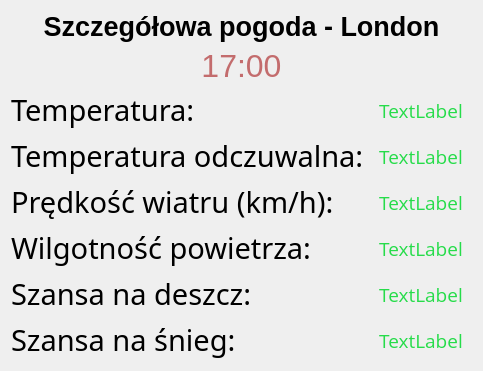
<?xml version="1.0" encoding="UTF-8"?>
<ui version="4.0">
 <class>DetailedWeatherDialog</class>
 <widget class="QDialog" name="DetailedWeatherDialog">
  <property name="geometry">
   <rect>
    <x>0</x>
    <y>0</y>
    <width>483</width>
    <height>365</height>
   </rect>
  </property>
  <property name="windowTitle">
   <string>Dialog</string>
  </property>
  <layout class="QVBoxLayout" name="verticalLayout">
   <item>
    <layout class="QVBoxLayout" name="verticalLayout_title">
     <item>
      <widget class="QLabel" name="label_title">
       <property name="maximumSize">
        <size>
         <width>16777215</width>
         <height>100</height>
        </size>
       </property>
       <property name="font">
        <font>
         <family>Segoe UI</family>
         <pointsize>20</pointsize>
         <bold>true</bold>
        </font>
       </property>
       <property name="text">
        <string>Szczegółowa pogoda - London</string>
       </property>
       <property name="alignment">
        <set>Qt::AlignCenter</set>
       </property>
      </widget>
     </item>
     <item>
      <widget class="QLabel" name="label_hour">
       <property name="maximumSize">
        <size>
         <width>16777215</width>
         <height>80</height>
        </size>
       </property>
       <property name="font">
        <font>
         <pointsize>24</pointsize>
        </font>
       </property>
       <property name="styleSheet">
        <string notr="true">QLabel{
	color: rgb(195, 108, 109);
}</string>
       </property>
       <property name="text">
        <string>17:00</string>
       </property>
       <property name="alignment">
        <set>Qt::AlignCenter</set>
       </property>
      </widget>
     </item>
     <item>
      <spacer name="verticalSpacer">
       <property name="orientation">
        <enum>Qt::Vertical</enum>
       </property>
       <property name="sizeType">
        <enum>QSizePolicy::Maximum</enum>
       </property>
       <property name="sizeHint" stdset="0">
        <size>
         <width>20</width>
         <height>15</height>
        </size>
       </property>
      </spacer>
     </item>
    </layout>
   </item>
   <item>
    <layout class="QFormLayout" name="formLayout_info">
     <item row="0" column="0">
      <widget class="QLabel" name="label_tempTitle">
       <property name="font">
        <font>
         <family>Calibri Light</family>
         <pointsize>22</pointsize>
        </font>
       </property>
       <property name="text">
        <string>Temperatura: </string>
       </property>
      </widget>
     </item>
     <item row="1" column="0">
      <widget class="QLabel" name="label_feelTempTitle">
       <property name="font">
        <font>
         <family>Calibri Light</family>
         <pointsize>22</pointsize>
        </font>
       </property>
       <property name="text">
        <string>Temperatura odczuwalna:</string>
       </property>
      </widget>
     </item>
     <item row="2" column="0">
      <widget class="QLabel" name="label_windSpeedTitle">
       <property name="font">
        <font>
         <family>Calibri Light</family>
         <pointsize>22</pointsize>
        </font>
       </property>
       <property name="text">
        <string>Prędkość wiatru (km/h):</string>
       </property>
      </widget>
     </item>
     <item row="3" column="0">
      <widget class="QLabel" name="label_humidityTitle">
       <property name="font">
        <font>
         <family>Calibri Light</family>
         <pointsize>22</pointsize>
        </font>
       </property>
       <property name="text">
        <string>Wilgotność powietrza:</string>
       </property>
      </widget>
     </item>
     <item row="4" column="0">
      <widget class="QLabel" name="label_rainChanceTitle">
       <property name="font">
        <font>
         <family>Calibri Light</family>
         <pointsize>22</pointsize>
        </font>
       </property>
       <property name="text">
        <string>Szansa na deszcz:</string>
       </property>
      </widget>
     </item>
     <item row="5" column="0">
      <widget class="QLabel" name="label_snowChanceTitle">
       <property name="font">
        <font>
         <family>Calibri Light</family>
         <pointsize>22</pointsize>
        </font>
       </property>
       <property name="text">
        <string>Szansa na śnieg:</string>
       </property>
      </widget>
     </item>
     <item row="0" column="1">
      <widget class="QLabel" name="label_temp">
       <property name="font">
        <font>
         <family>Open Sans</family>
         <pointsize>14</pointsize>
        </font>
       </property>
       <property name="styleSheet">
        <string notr="true">QLabel{
	color: rgb(38, 220, 74);
}</string>
       </property>
       <property name="text">
        <string>TextLabel</string>
       </property>
       <property name="alignment">
        <set>Qt::AlignCenter</set>
       </property>
      </widget>
     </item>
     <item row="1" column="1">
      <widget class="QLabel" name="label_feelTemp">
       <property name="font">
        <font>
         <family>Open Sans</family>
         <pointsize>14</pointsize>
        </font>
       </property>
       <property name="styleSheet">
        <string notr="true">QLabel{
	color: rgb(38, 220, 74);
}</string>
       </property>
       <property name="text">
        <string>TextLabel</string>
       </property>
       <property name="alignment">
        <set>Qt::AlignCenter</set>
       </property>
      </widget>
     </item>
     <item row="2" column="1">
      <widget class="QLabel" name="label_windSpeed">
       <property name="font">
        <font>
         <family>Open Sans</family>
         <pointsize>14</pointsize>
        </font>
       </property>
       <property name="styleSheet">
        <string notr="true">QLabel{
	color: rgb(38, 220, 74);
}</string>
       </property>
       <property name="text">
        <string>TextLabel</string>
       </property>
       <property name="alignment">
        <set>Qt::AlignCenter</set>
       </property>
      </widget>
     </item>
     <item row="3" column="1">
      <widget class="QLabel" name="label_humidity">
       <property name="font">
        <font>
         <family>Open Sans</family>
         <pointsize>14</pointsize>
        </font>
       </property>
       <property name="styleSheet">
        <string notr="true">QLabel{
	color: rgb(38, 220, 74);
}</string>
       </property>
       <property name="text">
        <string>TextLabel</string>
       </property>
       <property name="alignment">
        <set>Qt::AlignCenter</set>
       </property>
      </widget>
     </item>
     <item row="4" column="1">
      <widget class="QLabel" name="label_rainChance">
       <property name="font">
        <font>
         <family>Open Sans</family>
         <pointsize>14</pointsize>
        </font>
       </property>
       <property name="styleSheet">
        <string notr="true">QLabel{
	color: rgb(38, 220, 74);
}</string>
       </property>
       <property name="text">
        <string>TextLabel</string>
       </property>
       <property name="alignment">
        <set>Qt::AlignCenter</set>
       </property>
      </widget>
     </item>
     <item row="5" column="1">
      <widget class="QLabel" name="label_snowChance">
       <property name="font">
        <font>
         <family>Open Sans</family>
         <pointsize>14</pointsize>
        </font>
       </property>
       <property name="styleSheet">
        <string notr="true">QLabel{
	color: rgb(38, 220, 74);
}</string>
       </property>
       <property name="text">
        <string>TextLabel</string>
       </property>
       <property name="alignment">
        <set>Qt::AlignCenter</set>
       </property>
      </widget>
     </item>
    </layout>
   </item>
  </layout>
 </widget>
 <resources/>
 <connections/>
</ui>
